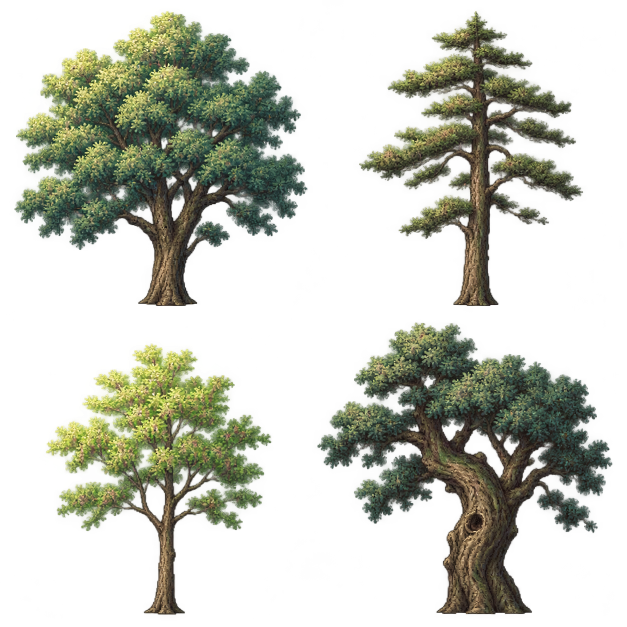
#> input picture output/imagegen/village_forest/forest_trees_sheet.png, 1254 x 1254 px (shown at 1/2 size); its folder holds 6 pictures in this run
$ python build_village_forest.py
#> lines starting #> are read from the running program, lines starting #| are printed output that depends on the picture
"""Extract Image 2 sheets and build editable village vegetation nodes.
Run with the bundled Python (Pillow). Source prompts remain in output/imagegen/village_forest.
"""
from pathlib import Path
import math
import random
from PIL import Image

ROOT = Path(__file__).resolve().parents[1]
OUT = ROOT / 'assets/generated/village_forest'
SOURCE = ROOT / 'output/imagegen/village_forest'
TREE_NAMES = ['camphor', 'pine', 'sapling', 'old_tree']
PROP_NAMES = ['grass', 'fern', 'bush', 'wildflowers', 'reeds', 'moss_stones']
TRAIL = [(12, 0), (12, 6), (16, 10), (20, 12), (22, 17), (24, 23), (25, 27)]


def extract(sheet, columns, rows, names):
#> called with sheet = 'forest_trees_sheet.png', columns = 2, rows = 2
    image = Image.open(SOURCE / sheet).convert('RGBA')
#> image is the input picture: PIL image 1254x1254 RGBA; mean R, G, B, A 37, 40.3, 25, 81.7
    for index, name in enumerate(names):
        col, row = index % columns, index // columns
        cell = image.crop((round(col * image.width / columns), round(row * image.height / rows),
                           round((col + 1) * image.width / columns), round((row + 1) * image.height / rows)))
        pixels = []
        for red, green, blue, alpha in cell.getdata():
            # Remove the solid chroma background, including antialiased edge spill.
            spill = min(red, blue) - green
            if spill > 65:
                alpha = round(alpha * max(0, min(1, (130 - spill) / 65)))
                if alpha:
                    red, blue = min(red, green + 35), min(blue, green + 35)
            if alpha < 12:
                alpha = 0
            pixels.append((red, green, blue, alpha))
        cell.putdata(pixels)
        bounds = cell.getchannel('A').getbbox()
        if not bounds:
            raise ValueError('Empty generated prop: ' + name)
        cell = cell.crop(bounds)
        padded = Image.new('RGBA', (cell.width + 8, cell.height + 8))
        padded.paste(cell, (4, 4))
        padded.save(OUT / (name + '.png'))
#> this loop made 4 passes
#> bounds on passes 1 to 4: (28, 22, 615, 612), (91, 22, 540, 612), (91, 60, 543, 603), (7, 18, 598, 602)
#> pass 1, in extract, `padded.save(OUT / (name + '.png'))`:
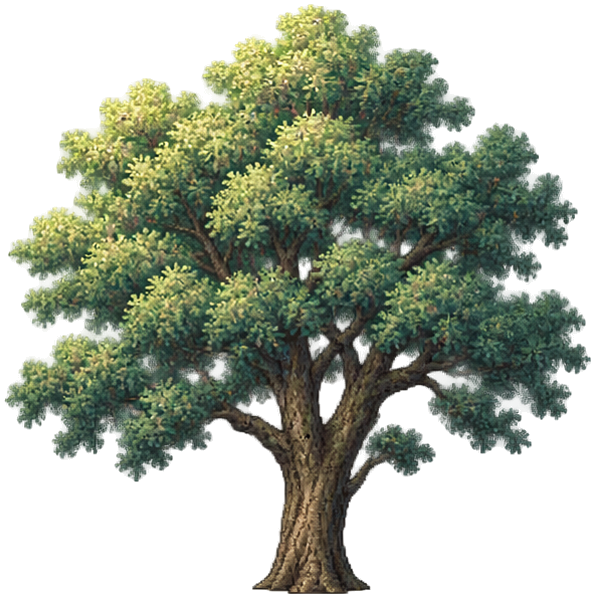
#> saved as camphor.png: PIL image 595x598 RGBA; mean R, G, B, A 53.4, 62.4, 41.6, 128.7; transparent parts drawn white
#> after the loop:
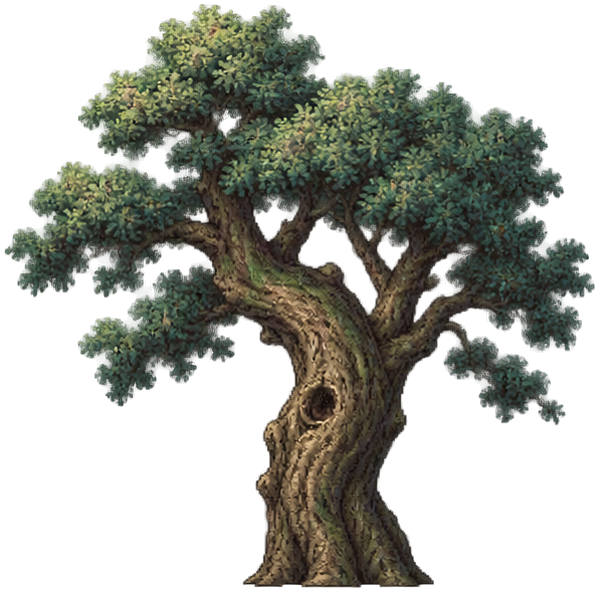
#> padded: PIL image 599x592 RGBA; mean R, G, B, A 36.5, 38.9, 29.5, 111.1; transparent parts drawn white
#> after the loop, alpha = 0
#> call 2 of extract, with sheet = 'ground_props_sheet.png', columns = 3, rows = 2
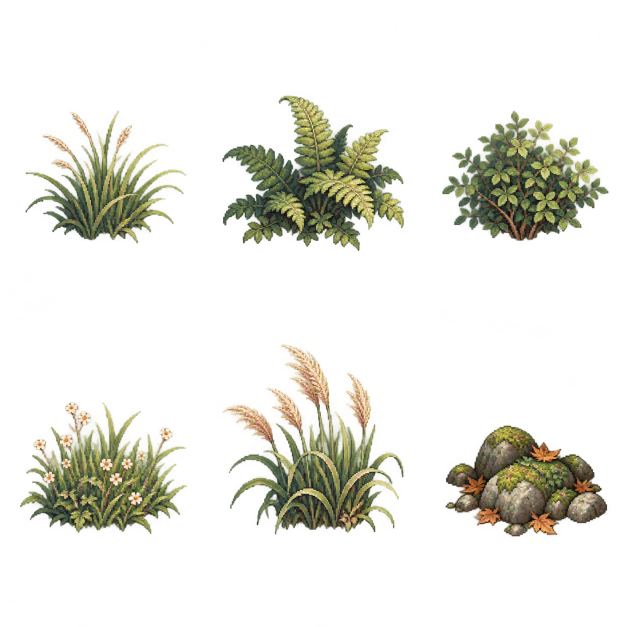
#> input picture output/imagegen/village_forest/ground_props_sheet.png, 1254 x 1254 px (shown at 1/2 size)
#> in extract, image is the input picture: PIL image 1254x1254 RGBA; mean R, G, B, A 30.6, 30.2, 17.8, 42.5
#> the loop in extract (call 2), `for index, name in enumerate(names):` made 6 passes
#> bounds on passes 1 to 6: (51, 221, 374, 487), (26, 191, 390, 502), (48, 221, 381, 482), (39, 178, 374, 442), (27, 61, 389, 442), (54, 223, 379, 447)
#> pass 1, in extract (call 2), `cell = image.crop((round(col * image.width / columns), round(row * ima..`:
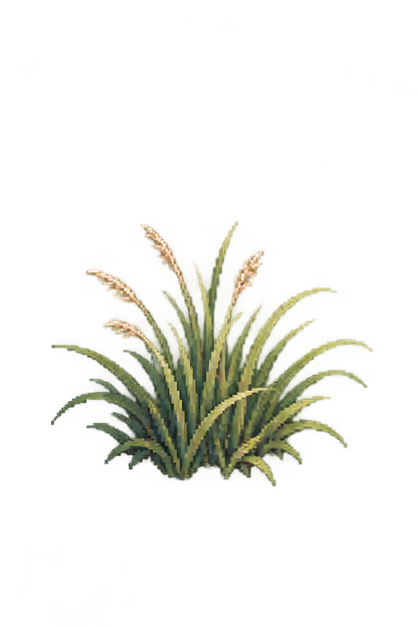
#> cell: PIL image 418x627 RGBA; mean R, G, B, A 28.3, 27.8, 15.1, 26.5; transparent parts drawn white
#> pass 1, in extract (call 2), `padded.save(OUT / (name + '.png'))`:
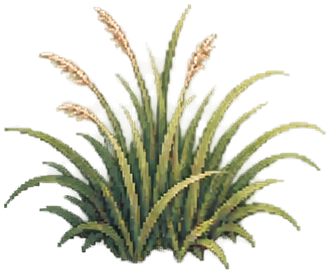
#> saved as grass.png: PIL image 331x274 RGBA; mean R, G, B, A 81.7, 80.2, 43.5, 75.7; transparent parts drawn white
#> after the loop in extract (call 2), `for index, name in enumerate(names):`:
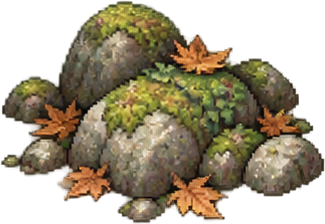
#> cell: PIL image 325x224 RGBA; mean R, G, B, A 78.9, 68.5, 43.8, 152.1; transparent parts drawn white
#> after the loop in extract (call 2), `for index, name in enumerate(names):`:
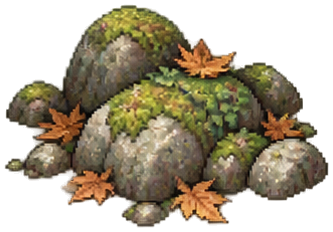
#> padded: PIL image 333x232 RGBA; mean R, G, B, A 74.3, 64.5, 41.3, 143.3; transparent parts drawn white


def trail_distance(x, z):
    nearest = float('inf')
    for (ax, az), (bx, bz) in zip(TRAIL, TRAIL[1:]):
        dx, dz = bx - ax, bz - az
        t = max(0, min(1, ((x - ax) * dx + (z - az) * dz) / (dx * dx + dz * dz)))
        nearest = min(nearest, math.hypot(x - ax - t * dx, z - az - t * dz))
    return nearest


def build():
    rng = random.Random(1010)
    ext = [f'[ext_resource type="Texture2D" path="res://assets/generated/village_forest/{n}.png" id="{n}"]' for n in TREE_NAMES + PROP_NAMES]
    ext += ['[ext_resource type="Script" path="res://scripts/village_vegetation.gd" id="fade"]',
            '[ext_resource type="FontFile" path="res://assets/fonts/font.ttf" id="font"]',
            '[ext_resource type="Texture2D" path="res://assets/generated/terrain/village_gravel_path_tile.png" id="trail_texture"]']
    resources = ['[sub_resource type="CylinderShape3D" id="trunk"]\nradius = 0.32\nheight = 2.0',
                 '[sub_resource type="StandardMaterial3D" id="soil"]\nalbedo_color = Color(0.7, 0.62, 0.46, 1)\nalbedo_texture = ExtResource("trail_texture")\nuv1_triplanar = true\nuv1_world_triplanar = true\nuv1_scale = Vector3(0.4, 0.4, 0.4)\nroughness = 1.0',
                 '[sub_resource type="CylinderMesh" id="trail_cap"]\ntop_radius = 1.48\nbottom_radius = 1.48\nheight = 0.016\nradial_segments = 16\nmaterial = SubResource("soil")']
    nodes = ['[node name="VillageVegetation" type="Node3D"]\nscript = ExtResource("fade")',
             '[node name="Forest" type="Node3D" parent="."]',
             '[node name="Trail" type="Node3D" parent="Forest"]',
             '[node name="Trees" type="Node3D" parent="Forest"]',
             '[node name="GroundPlants" type="Node3D" parent="."]']
    for i, ((ax, az), (bx, bz)) in enumerate(zip(TRAIL, TRAIL[1:])):
        length = math.hypot(bx - ax, bz - az)
        resources.append(f'[sub_resource type="PlaneMesh" id="trail_{i}"]\nsize = Vector2(2.95, {length:.4f})\nmaterial = SubResource("soil")')
        nodes.append(f'[node name="Path{i:02}" type="MeshInstance3D" parent="Forest/Trail"]\nposition = Vector3({(ax+bx)/2}, 0.047, {(az+bz)/2})\nrotation = Vector3(0, {math.atan2(bx-ax,bz-az):.5f}, 0)\nmesh = SubResource("trail_{i}")\ncast_shadow = 0')
    for i, (x, z) in enumerate(TRAIL):
        nodes.append(f'[node name="Bend{i:02}" type="MeshInstance3D" parent="Forest/Trail"]\nposition = Vector3({x}, 0.047, {z})\nmesh = SubResource("trail_cap")\ncast_shadow = 0')
    tree_count = 0
    for x0 in range(9, 30, 3):
        for z0 in range(6, 30, 3):
            x, z = x0 + rng.uniform(-.6, .6), z0 + rng.uniform(-.6, .6)
            if trail_distance(x, z) < 2.75 or (x < 11 and z < 9):
                continue
            name = rng.choices(TREE_NAMES, [5, 3, 2, 2])[0]
            height = rng.uniform(4.4, 6.2) if name != 'sapling' else rng.uniform(3.5, 4.5)
            texture = Image.open(OUT / (name + '.png'))
            pixel = height / texture.height
            tree_count += 1
            path = f'Forest/Trees/Tree{tree_count:02}'
            nodes.append(f'[node name="Tree{tree_count:02}" type="StaticBody3D" parent="Forest/Trees"]\nposition = Vector3({x:.3f}, 0.02, {z:.3f})')
            nodes.append(f'[node name="TrunkCollision" type="CollisionShape3D" parent="{path}"]\nposition = Vector3(0, 1.0, 0)\nshape = SubResource("trunk")')
            nodes.append(f'[node name="Canopy" type="Sprite3D" parent="{path}" groups=["village_canopies"]]\nposition = Vector3(0, {height/2:.4f}, 0)\ntexture = ExtResource("{name}")\npixel_size = {pixel:.7f}\nbillboard = 2\nshaded = true\ntexture_filter = 0\nalpha_cut = 0\nno_depth_test = false\ncast_shadow = 0\nflip_h = {str(rng.random()<.5).lower()}')
    props = []
#> props = []
    # Sparse meadow decoration away from buildings, doors and the village crossroads.
    for _ in range(155):
        x, z = rng.uniform(-28, 28), rng.uniform(-27, 28)
        if abs(x) < 2.6 or abs(z) < 2.8 or (x < 5 and z < -2) or (x > 7 and z > 4):
            continue
        if any(math.hypot(x-px,z-pz) < 1.2 for px,pz,_ in props):
            continue
        props.append((x, z, rng.choice(PROP_NAMES)))
#> after the loop, props = 66 items, first 6: (25.08, -10.78, 'moss_stones'), (20.37, 3.07, 'reeds'), (-9.99, 11.14, 'bush'), (-9.52, 14.92, 'wildflowers'), (18.7, -11.26, 'fern'), (-27, 23.36, 'bush')
    for _ in range(185):
        x, z = rng.uniform(8, 29), rng.uniform(4, 29)
        if trail_distance(x,z) < 1.85:
            continue
        props.append((x, z, rng.choices(PROP_NAMES,[5,5,3,1,1,3])[0]))
#> this loop made 185 passes
#> (x, z) on passes 1 to 3: (8.69, 12.16), (10.86, 17.87), (10.97, 27.74)
#> after the loop, props = 213 items, first 6: (25.08, -10.78, 'moss_stones'), (20.37, 3.07, 'reeds'), (-9.99, 11.14, 'bush'), (-9.52, 14.92, 'wildflowers'), (18.7, -11.26, 'fern'), (-27, 23.36, 'bush')
    for i, (x, z, name) in enumerate(props):
        height = rng.uniform(.28,.65) if name in ['grass','wildflowers','moss_stones'] else rng.uniform(.5,.95)
#> height = 0.488
        texture = Image.open(OUT / (name+'.png'))
        pixel = height / texture.height
#> pixel = 0.00211
        nodes.append(f'[node name="{name.title().replace("_", "")}{i:03}" type="Sprite3D" parent="GroundPlants"]\nposition = Vector3({x:.3f}, {height/2+.025:.4f}, {z:.3f})\ntexture = ExtResource("{name}")\npixel_size = {pixel:.7f}\nbillboard = 2\nshaded = true\ntexture_filter = 0\nalpha_cut = 1\nalpha_scissor_threshold = 0.35\ncast_shadow = 0\nflip_h = {str(rng.random()<.5).lower()}')
    nodes.append('[node name="ForestSign" type="Label3D" parent="Forest"]\nposition = Vector3(10.5, 1.7, 4)\ntext = "林间小路 · 十里坡"\nfont = ExtResource("font")\nfont_size = 28\npixel_size = 0.012\nbillboard = 1\noutline_size = 6')
    (ROOT / 'scenes/village_vegetation.tscn').write_text('[gd_scene format=3]\n\n' + '\n\n'.join(ext + resources + nodes) + '\n')
    print(f'Built {tree_count} solid trees, {len(props)} ground props, {len(TRAIL)-1} trail segments.')
#| Built 36 solid trees, 213 ground props, 6 trail segments.


if __name__ == '__main__':
    OUT.mkdir(parents=True, exist_ok=True)
    extract('forest_trees_sheet.png', 2, 2, TREE_NAMES)
    extract('ground_props_sheet.png', 3, 2, PROP_NAMES)
    build()
